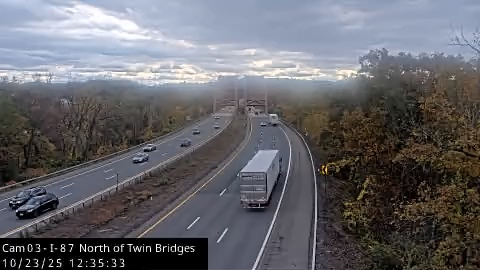
#> input picture bridge_snapshots/5821_20251023_123549.jpg, 480 x 270 px; its folder holds only this picture in this run
$ python -i camera_service.py   (imports and definitions only)
#> lines starting #> are read from the running program, lines starting #| are printed output that depends on the picture
#> further down, picture is the input picture: shape (270, 480, 3); mean B, G, R 106.2, 100.8, 101.2
### config.py
"""
Configuration management for Bridge_V3 application
Handles environment variables and application settings
"""

import os
import logging
from typing import Dict, Any, Optional


class Config:
    """Application configuration with environment variable support"""

    # Camera Configuration
    CAMERA_TIMEOUT: int = int(os.getenv('CAMERA_TIMEOUT', '10'))
    CAMERA_RETRY_COUNT: int = int(os.getenv('CAMERA_RETRY_COUNT', '3'))
    CAMERA_RETRY_DELAY: float = float(os.getenv('CAMERA_RETRY_DELAY', '2.0'))

    # YOLO Model Configuration
    YOLO_CONFIDENCE: float = float(os.getenv('YOLO_CONFIDENCE', '0.15'))
    YOLO_IOU_THRESHOLD: float = float(os.getenv('YOLO_IOU_THRESHOLD', '0.45'))
    YOLO_IMAGE_SIZE: int = int(os.getenv('YOLO_IMAGE_SIZE', '640'))
    YOLO_MODEL_PATH: str = os.getenv('YOLO_MODEL_PATH', 'yolov8n.pt')

    # Performance Configuration
    ENHANCEMENT_ENABLED: bool = os.getenv('ENHANCEMENT_ENABLED', 'true').lower() == 'true'
    MAX_CONCURRENT_STREAMS: int = int(os.getenv('MAX_CONCURRENT_STREAMS', '1'))
    FRAME_CACHE_SIZE: int = int(os.getenv('FRAME_CACHE_SIZE', '10'))

    # File Storage Configuration
    SNAPSHOT_DIR: str = os.getenv('SNAPSHOT_DIR', 'bridge_snapshots')
    MAX_SNAPSHOT_AGE_DAYS: int = int(os.getenv('MAX_SNAPSHOT_AGE_DAYS', '30'))

    # Logging Configuration
    LOG_LEVEL: str = os.getenv('LOG_LEVEL', 'INFO')
    LOG_FORMAT: str = os.getenv('LOG_FORMAT', '%(asctime)s - %(name)s - %(levelname)s - %(message)s')
    LOG_FILE: Optional[str] = os.getenv('LOG_FILE')

    # Security Configuration
    ALLOWED_CAMERA_DOMAINS: list = [
        r'^https://s\d+\.nysdot\.skyvdn\.com:443/rtplive/.*\.m3u8$',
        r'^https://[\w\-\.]+\.nysdot\.gov/.*\.m3u8$'
    ]

    # Traffic Analysis Configuration
    VEHICLE_WEIGHTS: Dict[str, int] = {
        'car': int(os.getenv('VEHICLE_WEIGHT_CAR', '4000')),
        'truck': int(os.getenv('VEHICLE_WEIGHT_TRUCK', '35000')),
        'bus': int(os.getenv('VEHICLE_WEIGHT_BUS', '25000')),
        'motorcycle': int(os.getenv('VEHICLE_WEIGHT_MOTORCYCLE', '500'))
    }

    VEHICLE_CLASSES: Dict[int, str] = {
        2: 'car',
        3: 'motorcycle',
        5: 'bus',
        7: 'truck'
    }

    # Bridge Specifications
    BRIDGE_SPECS: Dict[str, Any] = {
        'name': os.getenv('BRIDGE_NAME', 'Twin Bridges - I-87 Northway'),
        'main_span_ft': float(os.getenv('BRIDGE_MAIN_SPAN_FT', '599.8')),
        'total_length_ft': float(os.getenv('BRIDGE_TOTAL_LENGTH_FT', '778.9')),
        'main_span_m': float(os.getenv('BRIDGE_MAIN_SPAN_M', '182.8')),
        'total_length_m': float(os.getenv('BRIDGE_TOTAL_LENGTH_M', '237.4')),
        'age_years': int(os.getenv('BRIDGE_AGE_YEARS', '66')),
        'material': os.getenv('BRIDGE_MATERIAL', 'Steel through arch')
    }

    # Camera URLs - Allow override via environment variables for security
    CAMERA_CONFIGS: Dict[str, Dict[str, str]] = {
        "5821": {
            "name": "5821 - North of Mohawk (Twin Bridges)",
            "url": os.getenv('CAMERA_5821_URL', "https://s51.nysdot.skyvdn.com:443/rtplive/R1_003/playlist.m3u8"),
            "approaching_bridge": "right",
            "camera_location": "North of bridge looking south",
            "left_lane_label": "Southbound (PAST LOAD)",
            "right_lane_label": "Northbound (CURRENT LOAD)"
        },
        "3645": {
            "name": "3645 - South of Mohawk (Twin Bridges)",
            "url": os.getenv('CAMERA_3645_URL', "https://s51.nysdot.skyvdn.com:443/rtplive/R1_001/playlist.m3u8"),
            "approaching_bridge": "left",
            "camera_location": "South of bridge looking north",
            "left_lane_label": "Northbound (CURRENT LOAD)",
            "right_lane_label": "Southbound (PAST LOAD)"
        }
    }

    # [29 lines left out: function validate_config, not called in this run]

    @classmethod
    def setup_logging(cls) -> None:
        """Setup logging configuration"""
        logging.basicConfig(
            level=getattr(logging, cls.LOG_LEVEL.upper()),
            format=cls.LOG_FORMAT,
            filename=cls.LOG_FILE
        )

        # Ensure snapshot directory exists
        os.makedirs(cls.SNAPSHOT_DIR, exist_ok=True)

    # [9 lines left out: functions get_camera_config, get_all_cameras, not called in this run]


# Initialize logging when module is imported
Config.setup_logging()

### src/services/camera_service.py
"""
Camera Service Module
Handles camera stream capture and image processing
"""

import subprocess
import cv2
import numpy as np
import logging
import io
import time
from PIL import Image
from typing import Optional, Dict, Any
from config import Config

logger = logging.getLogger(__name__)


class CameraService:
    """Service for handling camera operations"""

    def __init__(self):
        self.retry_count = Config.CAMERA_RETRY_COUNT
        self.retry_delay = Config.CAMERA_RETRY_DELAY
        self.timeout = Config.CAMERA_TIMEOUT

    # [94 lines left out: functions validate_stream_url, capture_frame_ffmpeg, capture_frame_with_retry, not called in this run]

    def preprocess_frame(self, frame: np.ndarray, enhance: bool = None) -> Optional[np.ndarray]:
        """Enhance image for better detection with proper error handling"""
        # Use configuration default if enhance not specified
        if enhance is None:
            enhance = Config.ENHANCEMENT_ENABLED

        # Input validation
        if frame is None:
            logger.warning("Received None frame for preprocessing")
            return None

        if not isinstance(frame, np.ndarray):
            logger.error(f"Invalid frame type: {type(frame)}, expected numpy.ndarray")
            return None

        if len(frame.shape) != 3 or frame.shape[2] != 3:
            logger.error(f"Invalid frame shape: {frame.shape}, expected (height, width, 3)")
            return frame

        if not enhance:
            return frame

        try:
            # Enhance image using CLAHE in LAB color space
            lab = cv2.cvtColor(frame, cv2.COLOR_BGR2LAB)
#> lab: shape (270, 480, 3); mean of channels 0, 1, 2 106.6, 129.6, 125.6
            l, a, b = cv2.split(lab)
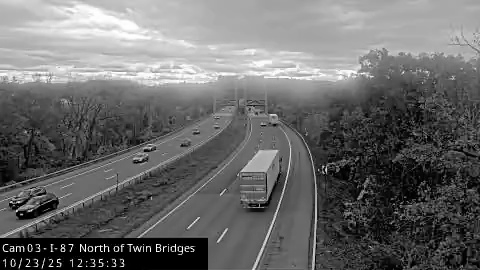
#> l: shape (270, 480); min 0, max 255, mean 106.6
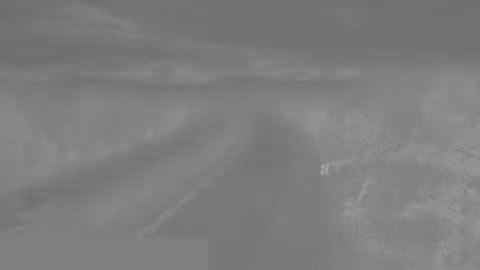
#> b: shape (270, 480); min 109, max 167, mean 125.6

            # Apply CLAHE to lightness channel
            clahe = cv2.createCLAHE(clipLimit=2.0, tileGridSize=(8, 8))
            l = clahe.apply(l)
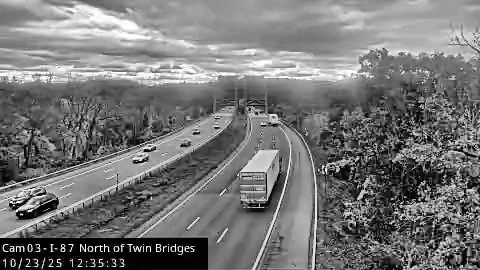
#> l: shape (270, 480); min 0, max 255, mean 118.4

            # Merge channels and convert back to BGR
            enhanced = cv2.merge([l, a, b])
#> enhanced: shape (270, 480, 3); mean of channels 0, 1, 2 118.4, 129.6, 125.6
            enhanced = cv2.cvtColor(enhanced, cv2.COLOR_LAB2BGR)
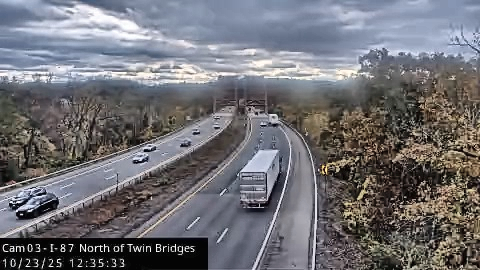
#> enhanced: shape (270, 480, 3); mean B, G, R 116.8, 111.7, 112.2

            logger.debug("Successfully enhanced frame")
            return enhanced

        except cv2.error as e:
            logger.error(f"OpenCV error during frame enhancement: {e}")
            return frame
        except (ValueError, TypeError) as e:
            logger.error(f"Invalid parameters for frame enhancement: {e}")
            return frame
        except Exception as e:
            logger.exception(f"Unexpected error during frame enhancement: {e}")
            return frame

    def get_camera_info(self, camera_id: str) -> Optional[Dict[str, Any]]:
        """Get camera configuration by ID"""
        return Config.get_camera_config(camera_id)

    def get_all_cameras(self) -> Dict[str, Dict[str, Any]]:
        """Get all available camera configurations"""
        return Config.get_all_cameras()

    # [47 lines left out: functions test_camera_connection, get_frame_stats, not called in this run]


# Global service instance
_camera_service = None


# [19 lines left out: functions get_camera_service, capture_frame_ffmpeg, preprocess_frame, not called in this run]

>>> import cv2
>>> picture = cv2.imread('../../bridge_snapshots/5821_20251023_123549.jpg')
>>> result = CameraService().preprocess_frame(picture)

$ run again, on bridge_snapshots/5821_20251023_124545.jpg
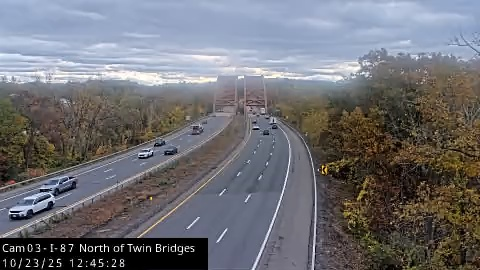
#> input picture bridge_snapshots/5821_20251023_124545.jpg, 480 x 270 px
#> picture is the input picture: shape (270, 480, 3); mean B, G, R 115.9, 110.7, 110.6
#> lab: shape (270, 480, 3); mean of channels 0, 1, 2 117.5, 129.7, 125.9
#> in preprocess_frame, `l = clahe.apply(l)`:
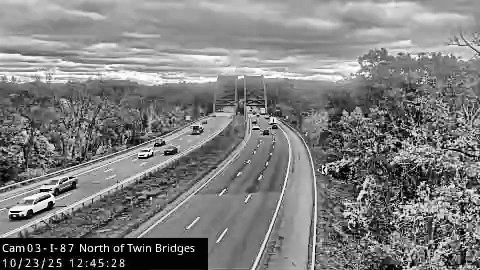
#> l: shape (270, 480); min 0, max 255, mean 126.6
#> in preprocess_frame, `enhanced = cv2.cvtColor(enhanced, cv2.COLOR_LAB2BGR)`:
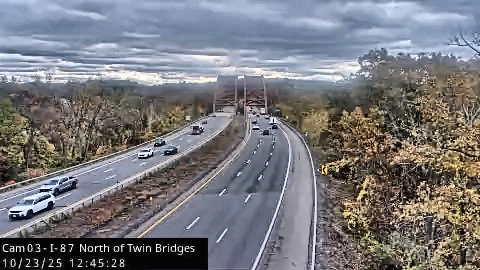
#> enhanced: shape (270, 480, 3); mean B, G, R 124.2, 119.5, 119.9
